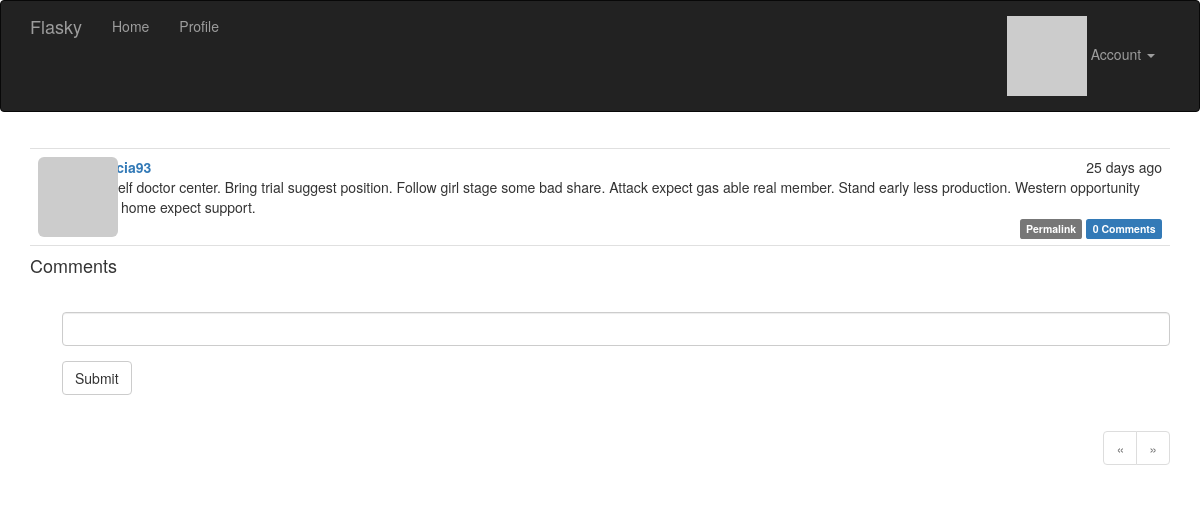
/post/75 (signed in), run on the app's committed database.
### app/models.py (models this page shows, shortened)
class Post(db.Model):
    __tablename__ = 'posts'
    id = db.Column(db.Integer, primary_key=True)
    body = db.Column(db.Text)
    body_html = db.Column(db.Text)
    timestamp = db.Column(db.DateTime, index=True, default=datetime.utcnow)
    author_id = db.Column(db.Integer, db.ForeignKey('users.id'))
    comments = db.relationship('Comment', backref='post', lazy='dynamic')

class User(UserMixin, db.Model):
    __tablename__ = 'users'
    id = db.Column(db.Integer, primary_key=True)
    email = db.Column(db.String(64), unique=True, index=True)
    username = db.Column(db.String(64), unique=True, index=True)
    role_id = db.Column(db.Integer, db.ForeignKey('roles.id'))
    password_hash = db.Column(db.String(128))
    confirmed = db.Column(db.Boolean, default=False)
    name = db.Column(db.String(64))
    location = db.Column(db.String(64))
    about_me = db.Column(db.Text())
    member_since = db.Column(db.DateTime(), default=datetime.utcnow)
    last_seen = db.Column(db.DateTime(), default=datetime.utcnow)
    avatar_hash = db.Column(db.String(32))
    posts = db.relationship('Post', backref='author', lazy='dynamic')
    followed = db.relationship('Follow',
                               foreign_keys=[Follow.follower_id],
                               backref=db.backref('follower', lazy='joined'),
                               lazy='dynamic',
                               cascade='all, delete-orphan')
    followers = db.relationship('Follow',
                                foreign_keys=[Follow.followed_id],
                                backref=db.backref('followed', lazy='joined'),
                                lazy='dynamic',
                                cascade='all, delete-orphan')
    comments = db.relationship('Comment', backref='author', lazy='dynamic')
    @property
    def password(self):
        raise AttributeError('password is not a readable attribute')
    def can(self, perm):
        return self.role is not None and self.role.has_permission(perm)
    def is_administrator(self):
        return self.can(Permission.ADMIN)
    def ping(self):
        self.last_seen = datetime.utcnow()
        db.session.add(self)
    def gravatar_hash(self):
        return hashlib.md5(self.email.lower().encode('utf-8')).hexdigest()
    def gravatar(self, size=100, default='identicon', rating='g'):
        url = 'https://secure.gravatar.com/avatar'
        hash = self.avatar_hash or self.gravatar_hash()
        return '{url}/{hash}?s={size}&d={default}&r={rating}'.format(
            url=url, hash=hash, size=size, default=default, rating=rating)

### app/main/views.py (the view, shortened to what this page needs)
@main.route('/post/<int:id>', methods=['GET', 'POST'])
def post(id):
    post = Post.query.get_or_404(id)
    form = CommentForm()
    page = request.args.get('page', 1, type=int)
    if page == -1:
        page = (post.comments.count() - 1) // \
            current_app.config['FLASKY_COMMENTS_PER_PAGE'] + 1
    pagination = post.comments.order_by(Comment.timestamp.asc()).paginate(
        page=page, per_page=current_app.config['FLASKY_COMMENTS_PER_PAGE'],
        error_out=False)
    comments = pagination.items
    return render_template('post.html', posts=[post], form=form,
                           comments=comments, pagination=pagination)

### app/main/forms.py
class CommentForm(FlaskForm):
    body = StringField('', validators=[DataRequired()])
    submit = SubmitField('Submit')

### app/auth/views.py (called while the page is built)
@auth.before_app_request
def before_request():
    if current_user.is_authenticated:
        current_user.ping()
        if not current_user.confirmed \
                and request.endpoint \
                and request.blueprint != 'auth' \
                and request.endpoint != 'static':
            return redirect(url_for('auth.unconfirmed'))

### app/main/__init__.py (called while the page is built)
@main.app_context_processor
def inject_permissions():
    return dict(Permission=Permission)

### app/main/views.py (called while the page is built)
@main.after_app_request
def after_request(response):
    for query in get_debug_queries():
        if query.duration >= current_app.config['FLASKY_SLOW_DB_QUERY_TIME']:
            current_app.logger.warning(
                'Slow query: %s\nParameters: %s\nDuration: %fs\nContext: %s\n'
                % (query.statement, query.parameters, query.duration,
                   query.context))
    return response

### app/models.py (called while the page is built)
@login_manager.user_loader
def load_user(user_id):
    return User.query.get(int(user_id))

    def has_permission(self, perm):
        return self.permissions & perm == perm

### app/templates/post.html (shortened to what this page needs)
{% extends "base.html" %}
{% import "bootstrap/wtf.html" as wtf %}
{% import "_macros.html" as macros %}
{% block page_content %}
{% include '_posts.html' %}
<h4 id="comments">Comments</h4>
{% if current_user.can(Permission.COMMENT) %}
<div class="comment-form">
    {{ wtf.quick_form(form) }}
</div>
{% endif %}
{% if pagination %}
<div class="pagination">
    {{ macros.pagination_widget(pagination, '.post', fragment='#comments', id=posts[0].id) }}
</div>
{% endif %}
{% endblock %}

### app/templates/_posts.html (shortened to what this page needs)
<ul class="posts">
    {% for post in posts %}
    <li class="post">
        <div class="post-thumbnail">
            <a href="{{ url_for('.user', username=post.author.username) }}">
                <img class="img-rounded profile-thumbnail" src="{{ post.author.gravatar(size=40) }}">
            </a>
        </div>
        <div class="post-content">
            <div class="post-date">{{ moment(post.timestamp).fromNow() }}</div>
            <div class="post-author"><a href="{{ url_for('.user', username=post.author.username) }}">{{ post.author.username }}</a></div>
            <div class="post-body">
                {% if post.body_html %}
                    {{ post.body_html | safe }}
                {% else %}
                    {{ post.body }}
                {% endif %}
            </div>
            <div class="post-footer">
                <a href="{{ url_for('.post', id=post.id) }}">
                    <span class="label label-default">Permalink</span>
                </a>
                <a href="{{ url_for('.post', id=post.id) }}#comments">
                    <span class="label label-primary">{{ post.comments.count() }} Comments</span>
                </a>
            </div>
        </div>
    </li>
    {% endfor %}
</ul>

### app/static/styles.css (style rules this page uses)
.profile-thumbnail { position: absolute; }
ul.posts { list-style-type: none; padding: 0px; margin: 16px 0px 0px 0px; border-top: 1px solid #e0e0e0; }
ul.posts li.post { padding: 8px; border-bottom: 1px solid #e0e0e0; }
div.post-date { float: right; }
div.post-author { font-weight: bold; }
div.post-thumbnail { position: absolute; }
div.post-content { margin-left: 48px; min-height: 48px; }
div.post-footer { text-align: right; }
div.comment-form { margin: 16px 0px 16px 32px; }
div.pagination { width: 100%; text-align: right; padding: 0px; margin: 0px; }

### data on the page
Post: timestamp "25 days ago", author.username "patricia93", body "Himself doctor center. Bring trial suggest position. Follow girl stage some bad share. Attack expect gas able real member. Stand early less production. Western opportunity upon home expect support.", comments.count "0"
